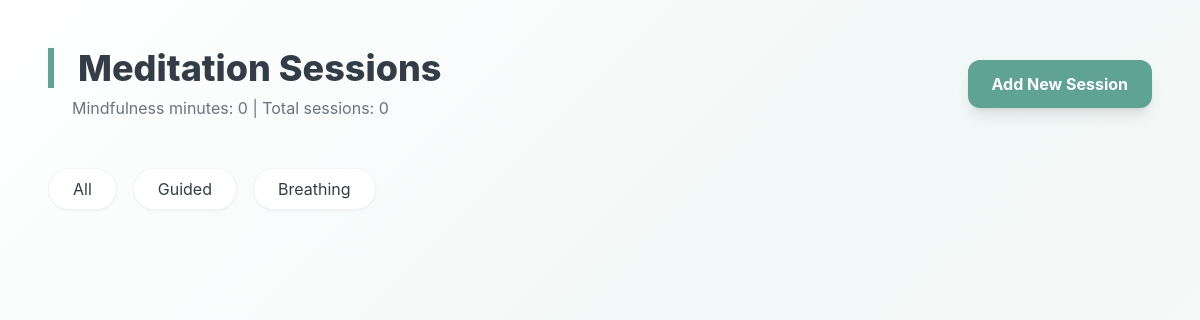
Page /meditation/ (signed in) on the earlier database version.
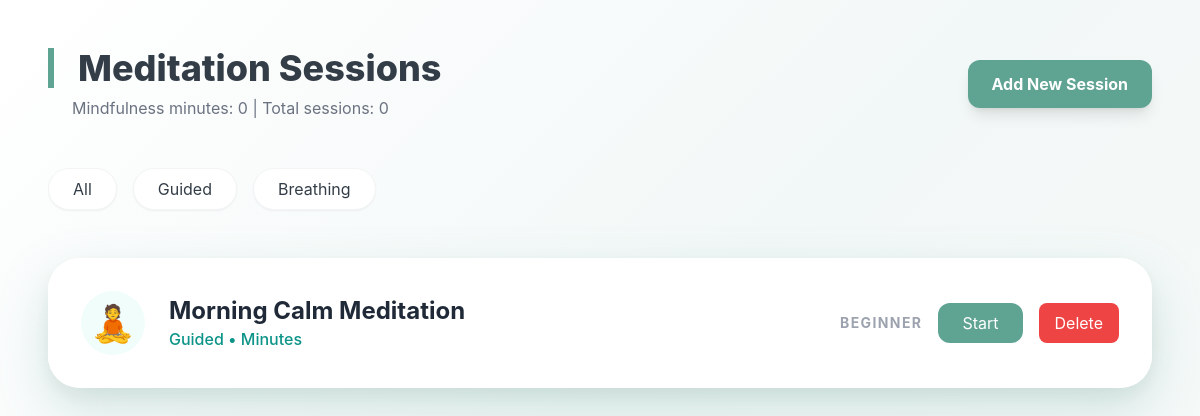
Same page on the later database version.
### serenify.py (models this page shows)
class MeditationSession(db.Model):
    id = db.Column(db.Integer, primary_key=True)
    title = db.Column(db.String(100), nullable=False)
    type = db.Column(db.String(50), nullable=False)  # guided, breathing, mindfulness, body_scan
    description = db.Column(db.Text, nullable=False)
    audio_url = db.Column(db.String(200), nullable=True)
    script = db.Column(db.Text, nullable=True)
    difficulty = db.Column(db.String(20), nullable=False)
    created_by = db.Column(db.Integer, db.ForeignKey('user.id'), nullable=False)
    created_at = db.Column(db.DateTime, default=datetime.now)
    creator = db.relationship('User', backref='meditation_sessions')

### serenify.py (the view, shortened to what this page needs)
@app.route('/meditation/')
def meditation_page():
    if 'username' not in session:
        return redirect(url_for('login'))
    user = User.query.filter_by(username=session['username']).first()
    type_filter = request.args.get('type', 'all')
    duration_filter = request.args.get('duration', 'all')
    query = MeditationSession.query
    if type_filter != 'all':
        query = query.filter_by(type=type_filter)
    sessions = query.order_by(MeditationSession.created_at.desc()).all()
    user_progress = UserProgress.query.filter_by(
        user_id=user.id,
        activity_type='meditation'
    ).all()
    total_minutes = sum(p.duration_completed for p in user_progress)
    total_sessions = len(user_progress)
    return render_template('meditation.html',
                         user=user,
                         sessions=sessions,
                         total_minutes=total_minutes,
                         total_sessions=total_sessions,
                         type_filter=type_filter,
                         duration_filter=duration_filter)

### templates/meditation.html (shortened to what this page needs)
<!DOCTYPE html>
<html lang="en">
<head>
    <script src="https://cdn.tailwindcss.com"></script>
</head>
<body class="p-6 md:p-12">
    <main class="max-w-6xl mx-auto">
        <header class="flex justify-between items-center mb-12">
            <div>
                <h2 class="text-4xl font-extrabold section-header">Meditation Sessions</h2>
                <p class="text-gray-500 mt-2 ml-6">Mindfulness minutes:  {{ total_minutes }} | Total sessions: {{ total_sessions }}</p>
            </div>
            <a href="/meditation/add" class="btn-primary px-6 py-3 font-bold shadow-lg">Add New Session</a>
        </header>
        <div class="flex gap-4 mb-10 overflow-x-auto pb-2">
            <a href="{{ url_for('meditation_page', type='all') }}" class="px-6 py-2 rounded-full bg-white shadow-sm border border-gray-100 hover:border-teal-400 transition">All</a>
            <a href="{{ url_for('meditation_page', type='guided') }}" class="px-6 py-2 rounded-full bg-white shadow-sm border border-gray-100 hover:border-teal-400 transition">Guided</a>
            <a href="{{ url_for('meditation_page', type='breathing') }}" class="px-6 py-2 rounded-full bg-white shadow-sm border border-gray-100 hover:border-teal-400 transition">Breathing</a>
        </div>
        <div class="grid gap-6">
          {% for session in sessions %}
<div class="card-shadow p-8 flex flex-col md:flex-row justify-between items-center hover:scale-[1.01]">
    <div class="flex items-center gap-6">
        <div class="text-4xl bg-teal-50 w-16 h-16 rounded-full flex items-center justify-center">🧘</div>
        <div>
            <h3 class="text-2xl font-bold text-gray-800">{{ session.title }}</h3>
            <p class="text-teal-600 font-medium">
                {{ session.type|capitalize }} • {{ session.duration }} Minutes
            </p>
        </div>
    </div>
    <div class="mt-4 md:mt-0 flex items-center gap-4">
        <span class="text-sm font-bold uppercase tracking-widest text-gray-400">
            {{ session.difficulty }}
        </span>
        <a href="{{ url_for('meditation_detail', session_id=session.id) }}"
           class="btn-primary px-6 py-2">
            Start
        </a>
        {% if user.id == session.created_by %}
        <form method="POST"
              action="{{ url_for('delete_meditation', session_id=session.id) }}"
              onsubmit="return confirm('Delete this session permanently?');">
            <button type="submit"
                class="px-4 py-2 bg-red-500 text-white rounded-lg hover:bg-red-600 transition">
                Delete
            </button>
        </form>
        {% endif %}
    </div>
</div>
{% endfor %}
        </div>
    </main>
</body>
</html>

Differences in the rows shown:
added MeditationSession: title "Morning Calm Meditation", type "Guided", difficulty "BEGINNER"
